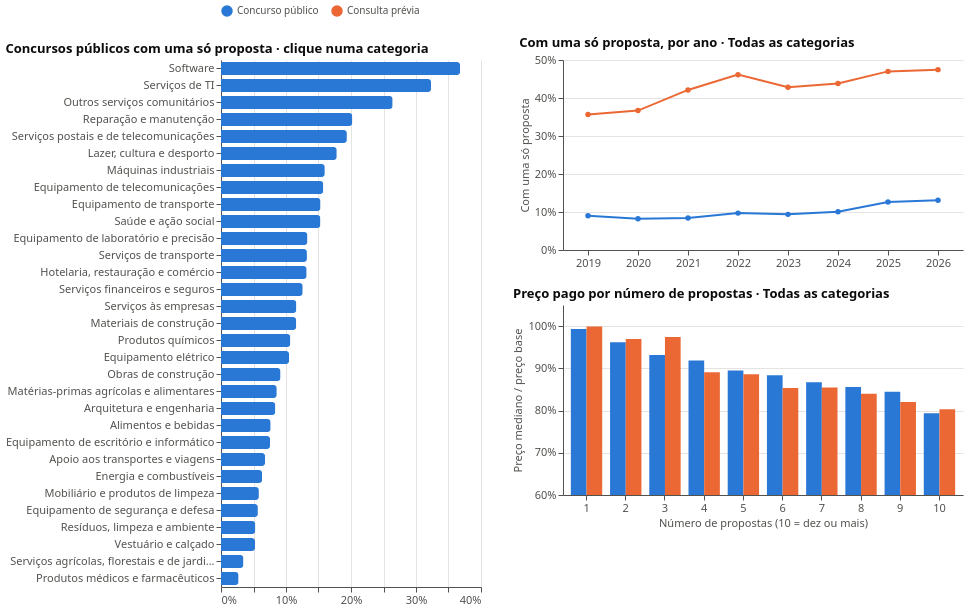

Notebook cell for this chart:
### Markdown cell above
### Explorar por categoria: três gráficos ligados

Clique numa categoria à esquerda (duplo clique para limpar): os dois gráficos da direita redesenham-se para essa categoria.
Clique num procedimento na legenda para esbater o outro nos dois gráficos. Passe o cursor por qualquer marca para ver os valores.
As medianas são pré-calculadas em pandas para cada categoria, por isso a página só filtra tabelas pequenas
(uma combinação de categoria e número de propostas com menos de 30 contratos fica de fora).

### Code cell
def by_category(frame, keys, agg):
    # A mesma agregação por categoria CPV e para todas as categorias juntas
    per_cat = (frame.groupby(["cpv_short_name", *keys]).agg(**agg).reset_index()
                    .rename(columns={"cpv_short_name": "category"}))
    total = frame.groupby(keys).agg(**agg).reset_index().assign(category="All categories")
    return pd.concat([total, per_cat], ignore_index=True)

price_cat = by_category(sample, ["procedure_group", "bidders_capped"],
                        dict(median_ratio=("price_ratio", "median"), contracts=("price_ratio", "size")))
price_cat = price_cat[price_cat["contracts"] >= 30]
year_cat = by_category(comp, ["procedure_group", "year"],
                       dict(single_bid_share=("bidders", lambda b: b.eq(1).mean()), procedures=("bidders", "size")))
cat_bars = by_cpv.reset_index().rename(columns={"cpv_short_name": "category"})

click_cat = alt.selection_point(name="click_cat", fields=["category"], on="click", clear="dblclick")
proc = alt.selection_point(fields=["procedure_group"], bind="legend")
chosen = "(click_cat.category && length(click_cat.category)) ? click_cat.category[0] : 'All categories'"
fade = alt.condition(proc, alt.value(1), alt.value(0.15))

left = alt.Chart(cat_bars, title="Concursos públicos com uma só proposta · clique numa categoria").mark_bar(
    cornerRadiusEnd=3, height=13
).encode(
    y=alt.Y("category:N", sort="-x", title=None, axis=alt.Axis(labelLimit=210)),
    x=alt.X("single_bid_share:Q", title=None, axis=alt.Axis(format="%")),
    color=alt.condition(click_cat, alt.value(BLUE), alt.value(GREY)),
    tooltip=[alt.Tooltip("category:N", title="Categoria"),
             alt.Tooltip("single_bid_share:Q", title="Uma só proposta", format=".1%"),
             alt.Tooltip("open_tenders:Q", title="Concursos públicos", format=","),
             alt.Tooltip("median_bidders:Q", title="Mediana de propostas")],
).add_params(click_cat).properties(width=260, height=alt.Step(17))

years = alt.Chart(year_cat).transform_filter(f"datum.category == ({chosen})").mark_line(
    point=True, strokeWidth=2
).encode(
    x=alt.X("year:O", title=None, axis=alt.Axis(labelAngle=0)),
    y=alt.Y("single_bid_share:Q", title="Com uma só proposta", axis=alt.Axis(format="%")),
    color=alt.Color("procedure_group:N", scale=PROC_COLOURS, title=None, legend=alt.Legend(orient="top")),
    opacity=fade,
    tooltip=[alt.Tooltip("year:O", title="Ano"), alt.Tooltip("procedure_group:N", title="Procedimento"),
             alt.Tooltip("single_bid_share:Q", title="Uma só proposta", format=".1%"),
             alt.Tooltip("procedures:Q", format=",")],
).add_params(proc).properties(width=400, height=190,
                              title=alt.Title(alt.expr(f"'Com uma só proposta, por ano · ' + ({chosen})")))

prices = alt.Chart(price_cat).transform_filter(f"datum.category == ({chosen})").mark_bar().encode(
    x=alt.X("bidders_capped:O", title="Número de propostas (10 = dez ou mais)", axis=alt.Axis(labelAngle=0)),
    xOffset="procedure_group:N",
    y=alt.Y("median_ratio:Q", title="Preço mediano / preço base", axis=alt.Axis(format="%"),
            scale=alt.Scale(domain=[0.6, 1.05], clamp=True)),
    color=alt.Color("procedure_group:N", scale=PROC_COLOURS, legend=None),
    opacity=fade,
    tooltip=[alt.Tooltip("bidders_capped:O", title="Propostas"), alt.Tooltip("procedure_group:N", title="Procedimento"),
             alt.Tooltip("median_ratio:Q", title="Preço mediano / base", format=".1%"),
             alt.Tooltip("contracts:Q", format=",")],
).properties(width=400, height=190,
             title=alt.Title(alt.expr(f"'Preço pago por número de propostas · ' + ({chosen})")))

alt.hconcat(left, alt.vconcat(years, prices), spacing=30)

### Figure 1 — Vega-Lite specification as saved in the notebook (floating-point values rounded to 4 significant figures; data arrays with more than 128 entries replaced by an {"elided": "..."} marker saying what was removed)
{"config": {"view": {"stroke": null}, "axis": {"gridColor": "#e4e3df", "domainColor": "#52514e", "tickColor": "#52514e", "labelColor": "#52514e", "titleColor": "#52514e", "labelFontSize": 11, "titleFontSize": 11, "titleFontWeight": "normal"}, "legend": {"labelColor": "#52514e", "titleColor": "#52514e"}, "title": {"anchor": "start", "fontSize": 13, "color": "#0b0b0b"}, "font": "system-ui, -apple-system, Segoe UI, sans-serif"}, "hconcat": [{"data": {"name": "data-9160d9a388646f333866db808c87c93d"}, "mark": {"type": "bar", "cornerRadiusEnd": 3, "height": 13}, "encoding": {"color": {"condition": {"param": "click_cat", "value": "#2a78d6"}, "value": "#c9c8c3"}, "tooltip": [{"field": "category", "title": "Categoria", "type": "nominal"}, {"field": "single_bid_share", "format": ".1%", "title": "Uma só proposta", "type": "quantitative"}, {"field": "open_tenders", "format": ",", "title": "Concursos públicos", "type": "quantitative"}, {"field": "median_bidders", "title": "Mediana de propostas", "type": "quantitative"}], "x": {"axis": {"format": "%"}, "field": "single_bid_share", "title": null, "type": "quantitative"}, "y": {"axis": {"labelLimit": 210}, "field": "category", "sort": "-x", "title": null, "type": "nominal"}}, "height": {"step": 17}, "name": "view_a503491c9cc5cb2e_0", "title": "Concursos públicos com uma só proposta · clique numa categoria", "width": 260}, {"vconcat": [{"data": {"name": "data-435426fe5f93567905fc971cae91b37b"}, "mark": {"type": "line", "point": true, "strokeWidth": 2}, "encoding": {"color": {"field": "procedure_group", "legend": {"orient": "top"}, "scale": {"domain": ["Concurso público", "Consulta prévia"], "range": ["#2a78d6", "#eb6834"]}, "title": null, "type": "nominal"}, "opacity": {"condition": {"param": "param_bd41499dce5eadfb", "value": 1}, "value": 0.15}, "tooltip": [{"field": "year", "title": "Ano", "type": "ordinal"}, {"field": "procedure_group", "title": "Procedimento", "type": "nominal"}, {"field": "single_bid_share", "format": ".1%", "title": "Uma só proposta", "type": "quantitative"}, {"field": "procedures", "format": ",", "type": "quantitative"}], "x": {"axis": {"labelAngle": 0}, "field": "year", "title": null, "type": "ordinal"}, "y": {"axis": {"format": "%"}, "field": "single_bid_share", "title": "Com uma só proposta", "type": "quantitative"}}, "height": 190, "name": "view_821b7fcdd9830337_0", "title": {"text": {"expr": "'Com uma só proposta, por ano · ' + ((click_cat.category && length(click_cat.category)) ? click_cat.category[0] : 'Todas as categorias')"}}, "transform": [{"filter": "datum.category == ((click_cat.category && length(click_cat.category)) ? click_cat.category[0] : 'Todas as categorias')"}], "width": 400}, {"data": {"name": "data-4a36ec2d3049d625eaf4bae543027a6f"}, "mark": {"type": "bar"}, "encoding": {"color": {"field": "procedure_group", "legend": null, "scale": {"domain": ["Concurso público", "Consulta prévia"], "range": ["#2a78d6", "#eb6834"]}, "type": "nominal"}, "opacity": {"condition": {"param": "param_bd41499dce5eadfb", "value": 1}, "value": 0.15}, "tooltip": [{"field": "bidders_capped", "title": "Propostas", "type": "ordinal"}, {"field": "procedure_group", "title": "Procedimento", "type": "nominal"}, {"field": "median_ratio", "format": ".1%", "title": "Preço mediano / base", "type": "quantitative"}, {"field": "contracts", "format": ",", "type": "quantitative"}], "x": {"axis": {"labelAngle": 0}, "field": "bidders_capped", "title": "Número de propostas (10 = dez ou mais)", "type": "ordinal"}, "xOffset": {"field": "procedure_group", "type": "nominal"}, "y": {"axis": {"format": "%"}, "field": "median_ratio", "scale": {"clamp": true, "domain": [0.6, 1.05]}, "title": "Preço mediano / preço base", "type": "quantitative"}}, "height": 190, "title": {"text": {"expr": "'Preço pago por número de propostas · ' + ((click_cat.category && length(click_cat.category)) ? click_cat.category[0] : 'Todas as categorias')"}}, "transform": [{"filter": "datum.category == ((click_cat.category && length(click_cat.category)) ? click_cat.category[0] : 'Todas as categorias')"}], "width": 400}]}], "params": [{"name": "click_cat", "select": {"type": "point", "clear": "dblclick", "fields": ["category"], "on": "click"}, "views": ["view_a503491c9cc5cb2e_0"]}, {"name": "param_bd41499dce5eadfb", "select": {"type": "point", "fields": ["procedure_group"]}, "bind": "legend", "views": ["view_821b7fcdd9830337_0"]}], "spacing": 30, "$schema": "https://vega.github.io/schema/vega-lite/v6.4.1.json", "datasets": {"data-9160d9a388646f333866db808c87c93d": [{"category": "Software", "open_tenders": 3214, "single_bid_share": 0.3678, "median_bidders": 2.0}, {"category": "Serviços de TI", "open_tenders": 5016, "single_bid_share": 0.3232, "median_bidders": 2.0}, {"category": "Outros serviços comunitários", "open_tenders": 1280, "single_bid_share": 0.2641, "median_bidders": 3.0}, {"category": "Reparação e manutenção", "open_tenders": 5286, "single_bid_share": 0.202, "median_bidders": 3.0}, {"category": "Serviços postais e de telecomunicações", "open_tenders": 1446, "single_bid_share": 0.1936, "median_bidders": 2.0}, {"category": "Lazer, cultura e desporto", "open_tenders": 1387, "single_bid_share": 0.1781, "median_bidders": 4.0}, {"category": "Máquinas industriais", "open_tenders": 1791, "single_bid_share": 0.1597, "median_bidders": 4.0}, {"category": "Equipamento de telecomunicações", "open_tenders": 2084, "single_bid_share": 0.1574, "median_bidders": 4.0}, {"category": "Equipamento de transporte", "open_tenders": 6506, "single_bid_share": 0.1531, "median_bidders": 3.0}, {"category": "Saúde e ação social", "open_tenders": 1929, "single_bid_share": 0.1529, "median_bidders": 3.0}, {"category": "Equipamento de laboratório e precisão", "open_tenders": 2467, "single_bid_share": 0.133, "median_bidders": 5.0}, {"category": "Serviços de transporte", "open_tenders": 4690, "single_bid_share": 0.1322, "median_bidders": 5.0}, {"category": "Hotelaria, restauração e comércio", "open_tenders": 2125, "single_bid_share": 0.1318, "median_bidders": 4.0}, {"category": "Serviços financeiros e seguros", "open_tenders": 4456, "single_bid_share": 0.1257, "median_bidders": 4.0}, {"category": "Serviços às empresas", "open_tenders": 6116, "single_bid_share": 0.1159, "median_bidders": 5.0}, {"category": "Materiais de construção", "open_tenders": 3803, "single_bid_share": 0.1157, "median_bidders": 4.0}, {"category": "Produtos químicos", "open_tenders": 1434, "single_bid_share": 0.1067, "median_bidders": 3.0}, {"category": "Equipamento elétrico", "open_tenders": 1547, "single_bid_share": 0.1047, "median_bidders": 5.0}, {"category": "Obras de construção", "open_tenders": 28101, "single_bid_share": 0.09156, "median_bidders": 5.0}, {"category": "Matérias-primas agrícolas e alimentares", "open_tenders": 1119, "single_bid_share": 0.08579, "median_bidders": 4.0}, {"category": "Arquitetura e engenharia", "open_tenders": 6329, "single_bid_share": 0.08358, "median_bidders": 6.0}, {"category": "Alimentos e bebidas", "open_tenders": 6991, "single_bid_share": 0.07638, "median_bidders": 5.0}, {"category": "Equipamento de escritório e informático", "open_tenders": 7364, "single_bid_share": 0.0755, "median_bidders": 6.0}, {"category": "Apoio aos transportes e viagens", "open_tenders": 1387, "single_bid_share": 0.06777, "median_bidders": 7.0}, {"category": "Energia e combustíveis", "open_tenders": 3810, "single_bid_share": 0.06325, "median_bidders": 4.0}, {"category": "Mobiliário e produtos de limpeza", "open_tenders": 5098, "single_bid_share": 0.05826, "median_bidders": 6.0}, {"category": "Equipamento de segurança e defesa", "open_tenders": 1604, "single_bid_share": 0.05673, "median_bidders": 6.0}, {"category": "Resíduos, limpeza e ambiente", "open_tenders": 6682, "single_bid_share": 0.05283, "median_bidders": 6.0}, {"category": "Vestuário e calçado", "open_tenders": 1548, "single_bid_share": 0.05233, "median_bidders": 7.0}, {"category": "Serviços agrícolas, florestais e de jardinagem", "open_tenders": 2521, "single_bid_share": 0.03451, "median_bidders": 8.0}, {"category": "Produtos médicos e farmacêuticos", "open_tenders": 34681, "single_bid_share": 0.02705, "median_bidders": 11.0}], "data-435426fe5f93567905fc971cae91b37b": {"elided": "736 records"}, "data-4a36ec2d3049d625eaf4bae543027a6f": {"elided": "473 records"}}}
